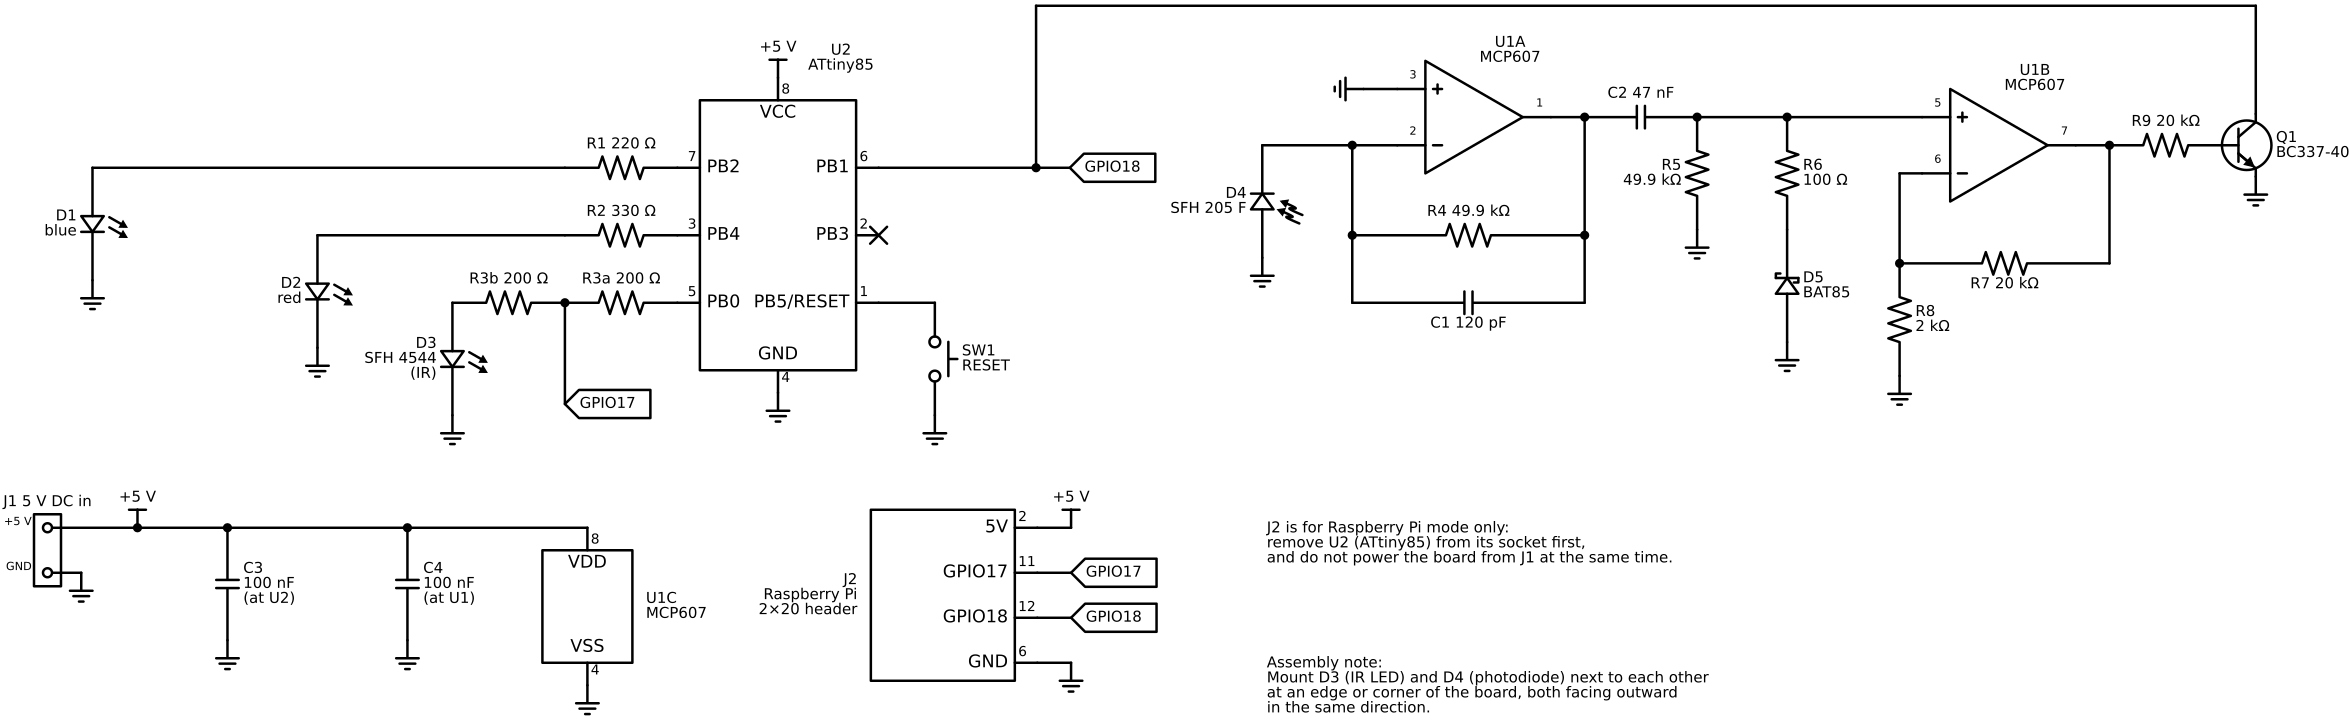

Source code (Python):
"""ATtiny85 IR board — schematic source (Schemdraw).

Renders schematic.svg next to this file. See docs/04-attiny-hardware.md.

    python3 -m venv venv && venv/bin/pip install schemdraw
    venv/bin/python schematic.py
    inkscape schematic.svg --export-type=png --export-dpi=90 \
        --export-background=white --export-background-opacity=1 -o schematic.png

U1 = MCP607-I/P (dual op-amp, PDIP-8), drawn as two amplifiers U1A/U1B
plus a separate power unit U1C.  Pinout:
  1 OUTA  2 INA-  3 INA+  4 VSS  5 INB+  6 INB-  7 OUTB  8 VDD
U2 = ATtiny85 (DIP-8):
  PB0 (5) IR LED out, PB1 (6) IR receiver in (internal pull-up),
  PB2 (7) blue LED, PB4 (3) red LED, PB3 (2) free, PB5/RESET (1) reset button to GND
J2 = optional Raspberry Pi GPIO header (2x20), used with U2 removed:
  pin 2 +5 V, 6 GND, 11 GPIO17 (middle of R3a/R3b), 12 GPIO18 (= PB1 line)
"""
from pathlib import Path

import schemdraw
import schemdraw.elements as elm

schemdraw.use('svg')  # pure-SVG backend, no matplotlib needed

PIN_FS = 9     # font size for pin numbers
RAIL_Y = 0.6   # height of the receiver-output wire back to PB1


def pin(el, anchor, num, ofst=(0.25, 0.2)):
    """Small pin-number label next to an anchor point."""
    x, y = getattr(el, anchor)
    elm.Label().at((x + ofst[0], y + ofst[1])).label(num, fontsize=PIN_FS)


with schemdraw.Drawing(file=str(Path(__file__).with_name('schematic.svg'))) as d:
    d.config(unit=2.5, fontsize=12)

    # ------------------------------------------------------------------
    # U2: ATtiny85 with status LEDs and IR transmitter
    # (IcPin lists run bottom -> top on the left and right sides)
    # ------------------------------------------------------------------
    u2 = elm.Ic(
        pins=[
            elm.IcPin(name='PB0', pin='5', side='left'),
            elm.IcPin(name='PB4', pin='3', side='left'),
            elm.IcPin(name='PB2', pin='7', side='left'),
            elm.IcPin(name='PB5/RESET', pin='1', side='right', anchorname='RESET'),
            elm.IcPin(name='PB3', pin='2', side='right'),
            elm.IcPin(name='PB1', pin='6', side='right'),
            elm.IcPin(name='VCC', pin='8', side='top'),
            elm.IcPin(name='GND', pin='4', side='bottom'),
        ],
        pinspacing=1.5, edgepadW=1.2, edgepadH=1.5,
    ).right().anchor('PB0').at((14, -6)).label('U2\nATtiny85', loc='top', ofst=(1.4, 0.1))
    elm.Vdd().at(u2.VCC).label('+5 V')
    elm.Ground().at(u2.GND)

    # LED branches, staircased so no vertical crosses another pin's wire
    # IR LED resistor split 200 + 200: the Pi (J2, GPIO17) feeds the middle,
    # so in Raspberry Pi mode only R3b is in series with the LED
    elm.Resistor().left().at(u2.PB0).label('R3a  200 Ω')
    n_r3 = elm.Dot().center
    elm.Resistor().left().label('R3b  200 Ω')
    elm.LED().down().label('D3\nSFH 4544\n(IR)', loc='top')
    elm.Ground()

    elm.Resistor().left().at(u2.PB4).label('R2  330 Ω')
    elm.Line().left(5.5)
    elm.LED().down().label('D2\nred', loc='top')
    elm.Ground()

    elm.Resistor().left().at(u2.PB2).label('R1  220 Ω')
    elm.Line().left(10.5)
    elm.LED().down().label('D1\nblue', loc='top')
    elm.Ground()

    elm.Line().down(2.25).at(n_r3)
    elm.Tag(width=1.9).right().label('GPIO17')

    elm.NoConnect().at(u2.PB3)
    elm.Line().right(1.25).at(u2.RESET)
    elm.Button().down().label('SW1\nRESET', loc='bottom')   # push -> RESET low
    elm.Ground()

    # ------------------------------------------------------------------
    # U1A: transimpedance amplifier for the photodiode
    # ------------------------------------------------------------------
    op1 = elm.Opamp(leads=True).right().flip().anchor('in1').at((30, -2.5))
    op1.label('U1A\nMCP607', loc='top', ofst=(0.8, 0.1))
    pin(op1, 'in2', '3')
    pin(op1, 'in1', '2')
    pin(op1, 'out', '1', ofst=(-0.35, 0.2))

    elm.Line().left(0.75).at(op1.in2)
    elm.Ground().down()                           # IN+ at GND

    elm.Line().left(1).at(op1.in1)
    n_inv = elm.Dot().center
    elm.Line().left(2)
    elm.Photodiode().down().reverse().label('D4\nSFH 205 F', loc='top')
    elm.Ground()                                  # anode GND, cathode -> IN-

    elm.Line().right(0.75).at(op1.out)
    n_out1 = elm.Dot().center

    # feedback: 50k || 120p
    elm.Line().down(2).at(n_inv)
    elm.Dot()
    fb_r = elm.Resistor().right().tox(n_out1).label('R4  49.9 kΩ')
    elm.Dot()
    elm.Line().toy(n_out1)
    elm.Line().down(1.5).at(fb_r.start)
    elm.Capacitor().right().tox(n_out1).label('C1  120 pF', loc='bottom')
    elm.Line().toy(fb_r.end)

    # ------------------------------------------------------------------
    # AC coupling, high-pass, diode clamp
    # ------------------------------------------------------------------
    elm.Capacitor().right().at(n_out1).label('C2  47 nF')
    n_hp = elm.Dot().center
    elm.Resistor().down().label('R5\n49.9 kΩ', loc='top')
    elm.Ground()

    elm.Line().right(2).at(n_hp)
    n_plus2 = elm.Dot().center
    elm.Resistor().down().label('R6\n100 Ω', loc='bottom')
    elm.Schottky().down().reverse().label('D5\nBAT85', loc='bottom')  # cathode up, clamps negative spikes
    elm.Ground()

    # ------------------------------------------------------------------
    # U1B: non-inverting amplifier, gain 1 + 20k/2k = 11
    # ------------------------------------------------------------------
    elm.Line().right(3).at(n_plus2)
    op2 = elm.Opamp(leads=True).right().flip().anchor('in2')
    op2.label('U1B\nMCP607', loc='top', ofst=(0.8, 0.1))
    pin(op2, 'in2', '5')
    pin(op2, 'in1', '6')
    pin(op2, 'out', '7', ofst=(-0.35, 0.2))

    elm.Line().right(0.75).at(op2.out)
    n_out2 = elm.Dot().center

    elm.Line().left(0.5).at(op2.in1)
    elm.Line().down(2)
    n_fb2 = elm.Dot().center
    elm.Resistor().right().tox(n_out2).label('R7  20 kΩ', loc='bottom')
    elm.Line().toy(n_out2)
    elm.Resistor().down().at(n_fb2).label('R8\n2 kΩ', loc='bottom')
    elm.Ground()

    # ------------------------------------------------------------------
    # Open-collector output back to PB1 (light received -> PB1 low)
    # ------------------------------------------------------------------
    elm.Resistor().right().at(n_out2).label('R9  20 kΩ')
    q1 = elm.BjtNpn(circle=True).right().anchor('base').label('Q1\nBC337-40', loc='right')
    elm.Ground().at(q1.emitter)
    elm.Line().up().at(q1.collector).toy(RAIL_Y)
    elm.Line().left().tox(u2.PB1[0] + 3.5)
    elm.Line().down().toy(u2.PB1)
    n_pb1 = elm.Dot().center
    elm.Line().left().tox(u2.PB1)
    elm.Line().right(0.75).at(n_pb1)
    elm.Tag(width=1.9).right().label('GPIO18')

    # ------------------------------------------------------------------
    # Power: J1 input, +5 V rail, decoupling caps, U1C (op-amp supply pins)
    # ------------------------------------------------------------------
    j1 = elm.Header(rows=2, pinsleft=['+5 V', 'GND'], pinspacing=1).anchor('pin1').at((0, -11))
    j1.label('J1  5 V DC in', loc='top')
    elm.Line().right(0.75).at(j1.pin2)
    elm.Ground()
    elm.Line().right(2).at(j1.pin1)
    elm.Dot()
    elm.Vdd().label('+5 V')
    elm.Line().right(2).at((2, -11))
    elm.Dot()
    elm.Capacitor().down().label('C3\n100 nF\n(at U2)', loc='bottom')
    elm.Ground()
    elm.Line().right(4).at((4, -11))
    elm.Dot()
    elm.Capacitor().down().label('C4\n100 nF\n(at U1)', loc='bottom')
    elm.Ground()
    elm.Line().right(4).at((8, -11))
    pwr = elm.Ic(
        pins=[
            elm.IcPin(name='VDD', pin='8', side='top'),
            elm.IcPin(name='VSS', pin='4', side='bottom'),
        ],
        size=(2, 2.5), pinspacing=1,
    ).right().anchor('VDD').label('U1C\nMCP607', loc='right', ofst=0.3)
    elm.Ground().at(pwr.VSS)

    # ------------------------------------------------------------------
    # J2: Raspberry Pi GPIO header (alternative to U2)
    # ------------------------------------------------------------------
    j2 = elm.Ic(
        pins=[
            elm.IcPin(name='GND', pin='6', side='right'),
            elm.IcPin(name='GPIO18', pin='12', side='right'),
            elm.IcPin(name='GPIO17', pin='11', side='right'),
            elm.IcPin(name='5V', pin='2', side='right'),
        ],
        pinspacing=1, edgepadW=1.2, edgepadH=0.4,
    ).right().anchor('5V').at((22, -11)).label('J2\nRaspberry Pi\n2×20 header', loc='left', ofst=0.3)
    elm.Line().right(0.75).at(j2['5V'])
    elm.Vdd().label('+5 V')
    elm.Line().right(0.75).at(j2.GPIO17)
    elm.Tag(width=1.9).right().label('GPIO17')
    elm.Line().right(0.75).at(j2.GPIO18)
    elm.Tag(width=1.9).right().label('GPIO18')
    elm.Line().right(0.75).at(j2.GND)
    elm.Ground()
    elm.Label().at((27, -11)).label(
        'J2 is for Raspberry Pi mode only:\n'
        'remove U2 (ATtiny85) from its socket first,\n'
        'and do not power the board from J1 at the same time.',
        halign='left', valign='top')

    # ------------------------------------------------------------------
    # Assembly note (placement is not visible from the wiring)
    # ------------------------------------------------------------------
    elm.Label().at((27, -14)).label(
        'Assembly note:\n'
        'Mount D3 (IR LED) and D4 (photodiode) next to each other\n'
        'at an edge or corner of the board, both facing outward\n'
        'in the same direction.',
        halign='left', valign='top')
